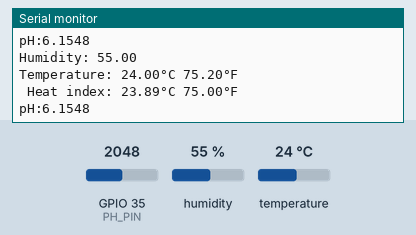
This sketch was run on a simulated ESP32. Parts: the last lines printed to the serial monitor. Inputs (shaded band) come from the test bench; at power-on: humidity 55 %, GPIO 35 (PH_PIN) = 2048, temperature 24 °C. EEPROM starts erased.

Above: at 4.8 s.
4.9 s: humidity set to 22 %
At 6.7 s:
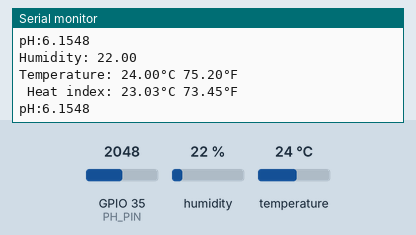
7.9 s: GPIO 35 (PH_PIN) set to 2866
At 8.6 s:
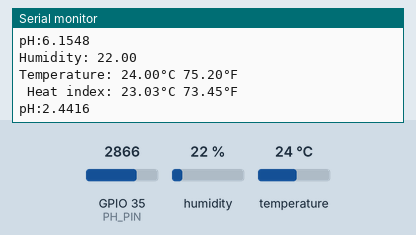
10.9 s: temperature set to 12 °C
At 13.4 s:
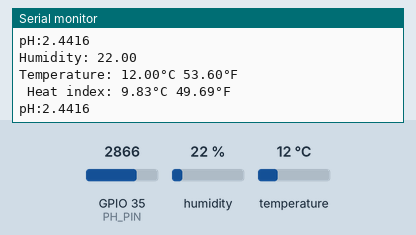
13.9 s: GPIO 35 (PH_PIN) set to 3603
At 15.2 s:
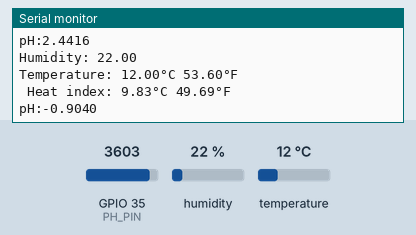
16.9 s: humidity set to 40 %
At 18.8 s:
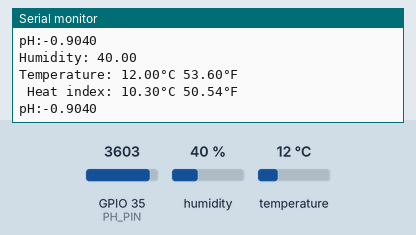
Timing chart, 0 to 20.3 s (numbered marks = the images above; inputs shaded):
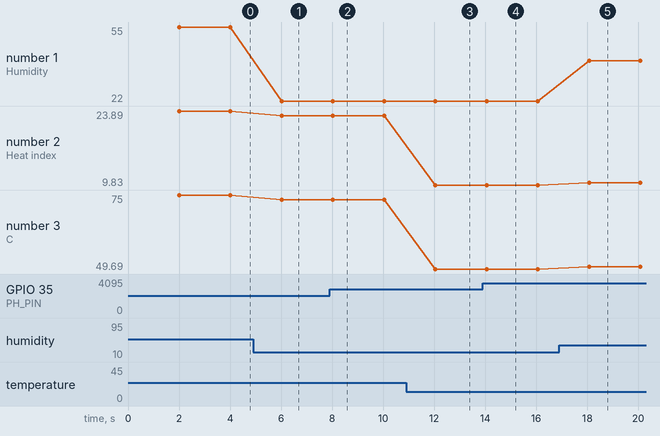

The sketch:

pH_and_DHT22.ino
```cpp
#include "DFRobot_ESP_PH.h"
#include "EEPROM.h"
#include "DHT.h"
#define DHTTYPE DHT22
#define DHTPIN 13
DFRobot_ESP_PH ph;
#define ESPADC 4096.0   //the esp Analog Digital Convertion value
#define ESPVOLTAGE 3300 //the esp voltage supply value
#define PH_PIN 35    //the esp gpio data pin number
float voltage, phValue, temperature = 25;
DHT dht(DHTPIN, DHTTYPE);

void setup()
{
  Serial.begin(115200);
  EEPROM.begin(32);//needed to permit storage of calibration value in eeprom
  Serial.println(F("DHTxx test!"));
  ph.begin();
  dht.begin();
}

void loop()
{
  static unsigned long timepoint = millis();
  if (millis() - timepoint > 1000U) //time interval: 1s
  {
    timepoint = millis();
    //voltage = rawPinValue / esp32ADC * esp32Vin
    voltage = analogRead(PH_PIN) / ESPADC * ESPVOLTAGE; // read the voltage
    //Serial.print("voltage:");
    //Serial.println(voltage, 4);

    //temperature = readTemperature();  // read your temperature sensor to execute temperature compensation
    //Serial.print("temperature:");
    //Serial.print(temperature, 1);
    //Serial.println("^C");

    phValue = ph.readPH(voltage, temperature); // convert voltage to pH with temperature compensation
    Serial.print("pH:");
    Serial.println(phValue, 4);
  }
  ph.calibration(voltage, temperature); // calibration process by Serail CMD
 delay(2000);

  // Reading temperature or humidity takes about 250 milliseconds!
  // Sensor readings may also be up to 2 seconds 'old' (its a very slow sensor)
  float h = dht.readHumidity();
  // Read temperature as Celsius (the default)
  float t = dht.readTemperature();
  // Read temperature as Fahrenheit (isFahrenheit = true)
  float f = dht.readTemperature(true);

  // Check if any reads failed and exit early (to try again).
  if (isnan(h) || isnan(t) || isnan(f)) {
    Serial.println(F("Failed to read from DHT sensor!"));
    return;
  }

  // Compute heat index in Fahrenheit (the default)
  float hif = dht.computeHeatIndex(f, h);
  // Compute heat index in Celsius (isFahreheit = false)
  float hic = dht.computeHeatIndex(t, h, false);

  Serial.print(F("Humidity: "));
  Serial.println(h);
  Serial.print(F("Temperature: "));
  Serial.print(t);
  Serial.print(F("°C "));
  Serial.print(f);
  Serial.println(F("°F "));
  Serial.print(F(" Heat index: "));
  Serial.print(hic);
  Serial.print(F("°C "));
  Serial.print(hif);
  Serial.println(F("°F"));
}
```

Measured:
- after the input at 4.9 s, the serial monitor: prints a new line after 1.1 s (image 1)
- after the input at 7.9 s, the serial monitor: prints a new line after 0.13 s (image 2)
- after the input at 10.9 s, the serial monitor: prints a new line after 1.1 s (image 3)
- after the input at 13.9 s, the serial monitor: prints a new line after 0.15 s (image 4)
- after the input at 16.9 s, the serial monitor: prints a new line after 1.2 s (image 5)
- plotted number 1: 55 → 22 after the input at 4.9 s, 22 → 40 after the input at 16.9 s
- plotted number 2: 23.89 → 23.03 after the input at 4.9 s, 23.03 → 9.83 after the input at 10.9 s, 9.83 → 10.3 after the input at 16.9 s
- plotted number 3: 75 → 73.45 after the input at 4.9 s, 73.45 → 49.69 after the input at 10.9 s, 49.69 → 50.54 after the input at 16.9 s
